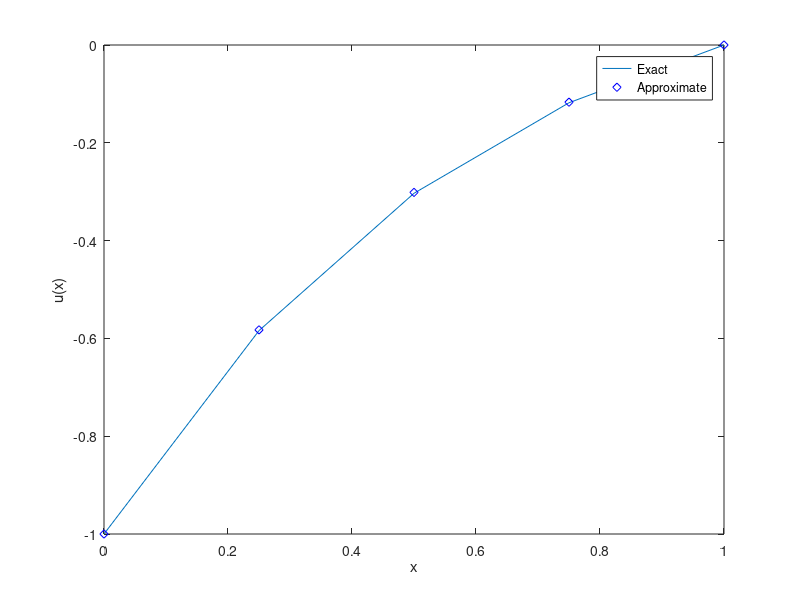

Write MATLAB code to recreate this figure.
% Bradie: section 8.1, example 2
%
% We solve the BVP
%
%  u'' = -(x + 1)u' + 2u + (1 - x^2)exp(-x)
%  u(0) = -1, u(1) = 0
% 
% which has exact solution u(x) = (x - 1)exp(-x)

% identify boundary conditions
u0 = -1;
uN = 0;

% set computational grid (to get Fig 8.5, set N = 32)
N = 4;
x0 = 0; xN = 1; h = (xN - x0)/N;
x = x0:h:xN; x = x(:);

% Identify coefficient functions.  Note, these need only be expressed at
% interior points, i.e. x(2:N).
r = (1 - x(2:N).^2).*exp(-x(2:N));
p = -(x(2:N) + 1);
q = 2*ones(size(x(2:N)));

% get diagonal, upper, lower, elements of A
d = (2 + h^2*q);
l = (-1 - h/2*p);
u = (-1 + h/2*p);

% Set the coefficient matrix A and right hand side b
A = diag([1; d; 1]);                         % enter diagonal elements
A = A + diag([l; 0], -1) + diag([0; u], 1);  % add super/sub diag elements

b = [u0; -h^2*r; uN];

% solve
w = A\b;

% exact solution
u = (x - 1).*exp(-x);

plot(x, u, x, w, 'ob')

pfmt = '%.2f\t %.6f\t %.6f\t %.6f\n';
for i=1:N+1
    fprintf(pfmt, x(i), w(i), u(i), abs(u(i) - w(i)))
end

% get Fig 8.5, uncomment this

 plot(x, u, x, w, 'bd')
 xlabel('x')
 ylabel('u(x)')
 axis([0 1 -1 0])
 legend('Exact', 'Approximate')
